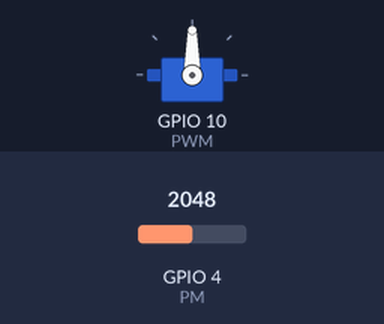
A sketch run on a simulated ESP32. Parts: servo. The test bench sets the inputs (shaded band); at power-on: GPIO 4 (PM) = 2048.

Above: at 1.2 s.
1.3 s: GPIO 4 (PM) set to 2866
At 2.5 s:
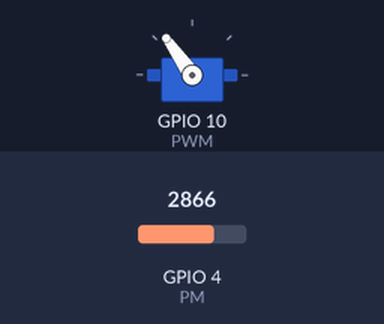
2.8 s: GPIO 4 (PM) set to 3603
At 3.8 s:
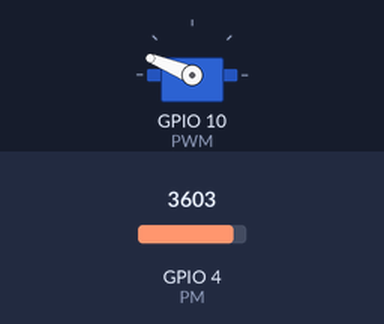
4.3 s: GPIO 4 (PM) set to 4095
At 5.0 s:
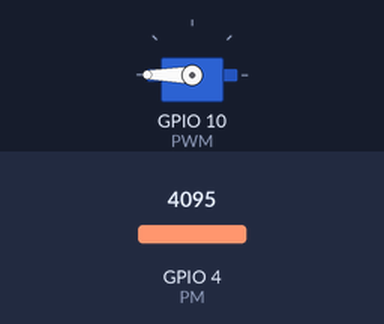
5.8 s: GPIO 4 (PM) set to 1228
At 6.1 s:
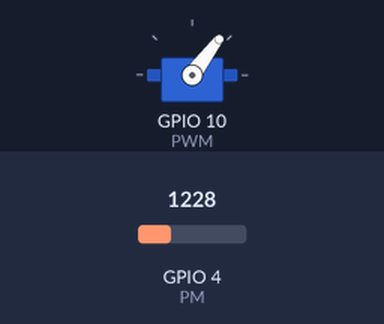
7.3 s: GPIO 4 (PM) set to 491
At 8.5 s:
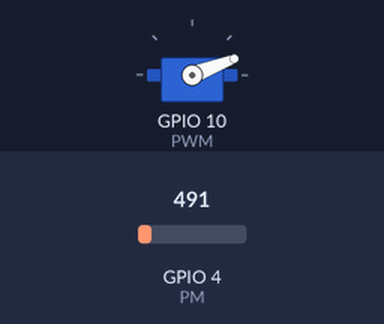
Timing chart, 0 to 9.8 s (numbered marks = the images above; inputs shaded):
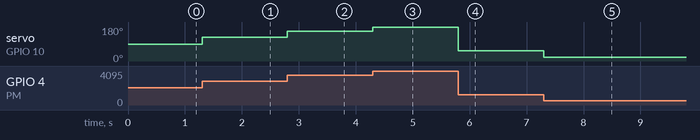

The sketch:

SchematicA.ino
```cpp
#include <ESP32Servo.h>


const int PM = 4;
const int PWM = 10;
Servo myServo;

void setup() {
 // Configure the Potentiometer's pin behavior to INPUT
 pinMode(PM, INPUT);
 // Attach object of your servo name to the physical servo
 myServo.attach(PWM);
 // Configure the Serial baud rate to 115200
 Serial.begin(115200);
}

void loop() {
 // Read potentiometer pin value
 int PM_val = analogRead(PM);
 int degrees = PM_val / 22.75;
 // Set and map servo angle to the potentiometer pin value
 myServo.write(degrees);
}
```

Measured:
- after the input at 1.3 s, servo on GPIO 10 (PWM): 90° → 125° at once
- after the input at 2.8 s, servo on GPIO 10 (PWM): 125° → 158° at once
- after the input at 4.3 s, servo on GPIO 10 (PWM): 158° → 180° at once
- after the input at 5.8 s, servo on GPIO 10 (PWM): 180° → 53° at once
- after the input at 7.3 s, servo on GPIO 10 (PWM): 53° → 21° at once
